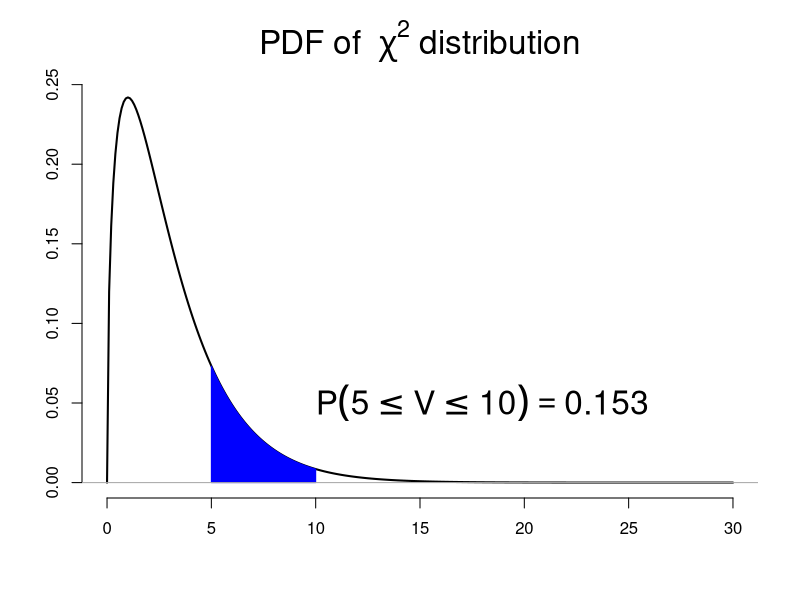

The R script that drew this image:
### 3.2 통계 시뮬레이션에 활용되는 수학 함수 및 분포 함수


## 3.2.1 수학함수

# R은 광범위한 수학 함수를 내장하고 있고 다음 열거한 함수 목록은 그 일부임

# exp() : 지수 (e)를 밑으로 하는 지수 함수
# log() : 자연 로그 함수
# log10() : 10을 밑으로 하는 로그
# sqrt() : 제곱근
# abs() : 절대값
# sin(), cos(), tan() ... : 삼각함수
# min(), max() : 벡터 내 최솟값과 최댓값 반환
# which.min(), which.max() : 벡터 내 최댓값과 최솟값에 대한 인덱스 반환
# sum(), prod() : 벡터 원소들의 함과 곱 결과 반환
# cumsum(), cumprod() : 벡터 원소들의 누적합과 누적곱
# round(), floor(), ceiling() : 수치형 값의 반올림, 내림, 올림
# factorial() : 펙토리얼 함수
# choose() : 조합 함수


# 확장예제1 : 확률계산
  # Pi : n개의 독립적인 사건이 있고 i번째 사건이 발생할 확률
  # n = 3 일 때, 각 사건의 이름을 각각 A,B,C 라고 할 때 이중 사건 하나가 발생할 확률

# P(사건 하나가 발생할 확률) = 
# P(A가 일어나고 B와 C가 일어나지 않을 확률) +
#   P(A가 일어나지 않고 B가 일어나고 C가 일어나지 않을 확률) +
#   P(A, B 가 일어나지 않고 C만 일어날 확률)

  # 구현함수
# 벡터 p에서 p-i 계산 함수

probability_i <- function(p) {
  notp <- 1 - p
  tot <- 0
  for (i in 1:length(p))
    tot <- tot + p[i] * prod(notp[-i])
  return(tot)
}

# test
set.seed(3)
p <- runif(3 ,0 ,1) # 0-1 사이 값 3개를 균일분포로부터 추출
probability_i(p)



# 확장예제 2 : 누적합, 누적곱
# cumsum, cumprod 함수 사용 예시
x <- c(2, 4, 1, 3, 7, 8)
cumsum(x); cumprod(x)



# 확장예제 3 : 최솟값, 최댓값
# which.min, which.max 사용 예시

set.seed(100)
x <- sample(1:100, 100)
idx_min <- which.min(x)
x[idx_min]

idx_max <- which.max(x)
x[idx_max]


# min(), max(), pmin(), pmax() 비교

set.seed(5)
x <- runif(5, 2, 4)
y <- runif(5, 2, 4)
z <- cbind(x, y)

min(z); max(z) # z의 전체 값 중 최솟값과 최댓값 반환환
pmin(z); pmax(z) # 아무 값을 반환하지 않음음


# 두 열을 비교해 각 행에서 최솟값, 최댓값을 반환
pmin(z[, 1], z[, 2])
pmax(z[, 1], z[, 2])



# 확장예제4 : 미분/적분
  # 문자의 미분 및 수치 적분 가능

# 도함수 구하기

# D() 함수 사용
dx <- D(expression(exp(x^2)), "x") # exp(x^2)을 x에 대해서 1차 미분한 도함수
set.seed(3)
x <- runif(3, 1, 2)
eval(dx) # 위 입력한 x에 대한 도함수 값 출력

# deriv() 함수 사용
grad <- D(expression(x*sin(x)), "x")
# 도함수를 R의 function으로 바로 반환 가능
dx2 <- deriv(expression(x*sin(x)), "x", function.arg = TRUE)
dx2(x)

# 수치 적분
# integrate() 함수 사용
# 주어진 함수의 적분식을 구한 후, 입력 구간에 대한 적분값 계산

integrate(f = function(x) x^2, lower = 0, upper = 1)



# 확장예제 응용 : Newton-Raphon method
# 임의의 함수 f(x)가 주어졌을 때 f(x) = 0(f(x)의해)를 만족하는 x를 반복적인 수치계산을 통해 찾는 방법

  # Newton-Raphson(N-R)방법 적용 시 f(x)의 만족 조건
    # x의 특정 범위 내에서 f(x) = 0를 만족하는 유일한 실수값 존재
    # f(x)는 미분 가능한 함수



newton_raphson <- function(FUN, # 함수
                           x0 = 1, # 초기값
                           max_iters = 5000, # 최대 반복 횟수
                           tol = 1.0e-9,
                           range = c(-Inf, Inf),
                           ...)
{
  iters <- 1;
  grads <- deriv(as.expression(body(FUN)), "x", function.arg = TRUE)
  # grads 반환값 중 "gradient" 값 = f'(x0)
  gap <- x0 - FUN(x0)/attr(grads(x0), "gradient")
  
  while(iters <- max_iters & abs(gap) > tol) {
    # x_new 계산
    x_new <- x0 - FUN(x0)/attr(grads(x0), "gradient")
    gap <- FUN(x_new)
    # x_new 가 범위를 벗어난 경우 처리
    if(x_new <= range[1]) x_new <- range[1]
    if(x_new >= range[2]) x_new <- range[2]
    iters <- iters + 1
    x0 <- x_new # 초기값 업데이트
  }
  if (x_new == range[1] | x_new == range[2])
    warning("마지막 점이 x범위의 경계선 상에 있습니다.")
  if (iters > max_iters)
    warning("최대 반복 때 까지 해를 찾지 못했습니다.")
  cat("x 가", x_new, "일 때 함수값:", FUN(x_new), "\n")
  return(list(solution = x_new, iteration = iters))
  
}

# test 
f <- function(x) 5 * x^3 - 7 * x^2 - 40 * x + 100
newton_raphson(FUN = f,
               x0 = 1,
               range = c(-10, 10)) -> sols





## 3.2.2 통계 분포 함수

# R은 현존하는 대부분의 통계 확률 분포 함수를 제공하고 "접두사 + 분포이름" 형태의 함수명을 갖고 있으며, 보통 다음과 같은 접두사를 통해 분포 함수 생성

# d : 밀도(density)의 약어로 확률밀도함수(probability density function, pdf) 또는 이산형 분포의 확률질량함수(probability mass function, pmf)
# q : 분위수(quantile)의 약어로 상위 %에 해당하는 x값을 반환
# p : 누적분포함수(cumulative density function, cdf)
# r : 특정 분포로부터 난수(확률변수) 생성

# 예 : dnorm(), qnorm(), prnorm(), rnorm() 은 정규분포 관련 함수임



# 예제 : 확률 분포 함수
# 카이제곱분포
x <- seq(0 ,30, by = 0.1)
y <- dchisq(x, df = 3) # 자유도가 3인 카이제곱분포 밀도 함수
plot(x, y, type = "l",
     bty = "n",
     xlab = "", ylab = "",
     main = expression(paste("PDF of ", ~chi^2, " distribution")),
     lwd = 2,
     cex.main = 2)

# P(5 < V < 10)
pchisq(10, df = 3) - pchisq(5, df = 3)


# 그림에 표현
idx <- x >=5 & x <= 10
polygon(c(5, x[idx], 10),
        c(0, y[idx], 0),
        col = "blue",
        border = "blue")
abline(h = 0, col = "darkgray")
text(x = 10, y = 0.05, cex = 2,
     bquote(P({5 <= V} <= 10) ==
              .(sprintf("%.3f", pchisq(10, df = 3) - pchisq(5, df = 3)))),
     adj = 0)

# 분위수
qchisq(pchisq(10, df = 3), df = 3)

# 난수 생성
v <- rchisq(1000, df = 3)
mean(v)


# 난수 생성의 방법
  # 난수(random number) : 어떤 방법으로도 예측될 수 없는 일련의 수열(숫자)
  # 통계적 의미로 난수는 특정 범위(보통 0에서 1사이)의 균일분포 에서 추출된 표본들의 관찰값으로, 임의의 확률분포(예 : 정규분포, 지수분포 등)를 따르는 확률변수와는 구별됨
    # 보통 확률 변수는 균일분포를 따르는 확률변수로부터 적절한 변환을 통해 얻을 수 있음
  # 난수를 발생하려면 어떤 알고리즘이 필요하고 알고리즘은 일정한 규칙에 의해 구현되기 때문에 컴퓨터로 발생한 남수는 엄밀한 의미에서 난수가 아님.
  # 이를 구별하기 위해 보통 컴퓨터로 생성한 난수를 유사난수라 칭함
  # 난수 생성을 위한 알고리즘으로 합동법, 역변환법 등이 널리 사용됨
  # 통계 시뮬레이션에서는 특히 변수변환방법을 통해 확률변수 생성